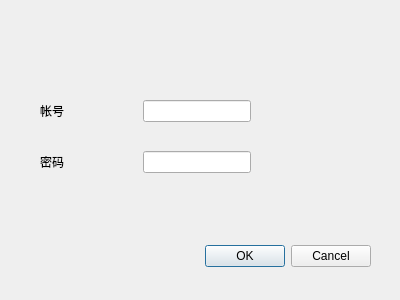
<?xml version="1.0" encoding="UTF-8"?>
<ui version="4.0">
 <class>Dialog</class>
 <widget class="QDialog" name="Dialog">
  <property name="geometry">
   <rect>
    <x>0</x>
    <y>0</y>
    <width>400</width>
    <height>300</height>
   </rect>
  </property>
  <property name="windowTitle">
   <string>Dialog</string>
  </property>
  <widget class="QDialogButtonBox" name="buttonBox">
   <property name="geometry">
    <rect>
     <x>30</x>
     <y>240</y>
     <width>341</width>
     <height>32</height>
    </rect>
   </property>
   <property name="orientation">
    <enum>Qt::Horizontal</enum>
   </property>
   <property name="standardButtons">
    <set>QDialogButtonBox::Cancel|QDialogButtonBox::Ok</set>
   </property>
  </widget>
  <widget class="QWidget" name="">
   <property name="geometry">
    <rect>
     <x>40</x>
     <y>77</y>
     <width>211</width>
     <height>121</height>
    </rect>
   </property>
   <layout class="QVBoxLayout" name="verticalLayout">
    <item>
     <layout class="QHBoxLayout" name="horizontalLayout">
      <item>
       <widget class="QLabel" name="label">
        <property name="text">
         <string>帐号</string>
        </property>
       </widget>
      </item>
      <item>
       <spacer name="horizontalSpacer">
        <property name="orientation">
         <enum>Qt::Horizontal</enum>
        </property>
        <property name="sizeHint" stdset="0">
         <size>
          <width>40</width>
          <height>20</height>
         </size>
        </property>
       </spacer>
      </item>
      <item>
       <widget class="QLineEdit" name="usernameEdit"/>
      </item>
     </layout>
    </item>
    <item>
     <layout class="QHBoxLayout" name="horizontalLayout_2">
      <item>
       <widget class="QLabel" name="label_2">
        <property name="text">
         <string>密码</string>
        </property>
       </widget>
      </item>
      <item>
       <spacer name="horizontalSpacer_2">
        <property name="orientation">
         <enum>Qt::Horizontal</enum>
        </property>
        <property name="sizeHint" stdset="0">
         <size>
          <width>40</width>
          <height>20</height>
         </size>
        </property>
       </spacer>
      </item>
      <item>
       <widget class="QLineEdit" name="passwordEdit"/>
      </item>
     </layout>
    </item>
   </layout>
  </widget>
 </widget>
 <resources/>
 <connections>
  <connection>
   <sender>buttonBox</sender>
   <signal>accepted()</signal>
   <receiver>Dialog</receiver>
   <slot>accept()</slot>
   <hints>
    <hint type="sourcelabel">
     <x>248</x>
     <y>254</y>
    </hint>
    <hint type="destinationlabel">
     <x>157</x>
     <y>274</y>
    </hint>
   </hints>
  </connection>
  <connection>
   <sender>buttonBox</sender>
   <signal>rejected()</signal>
   <receiver>Dialog</receiver>
   <slot>reject()</slot>
   <hints>
    <hint type="sourcelabel">
     <x>316</x>
     <y>260</y>
    </hint>
    <hint type="destinationlabel">
     <x>286</x>
     <y>274</y>
    </hint>
   </hints>
  </connection>
 </connections>
</ui>
